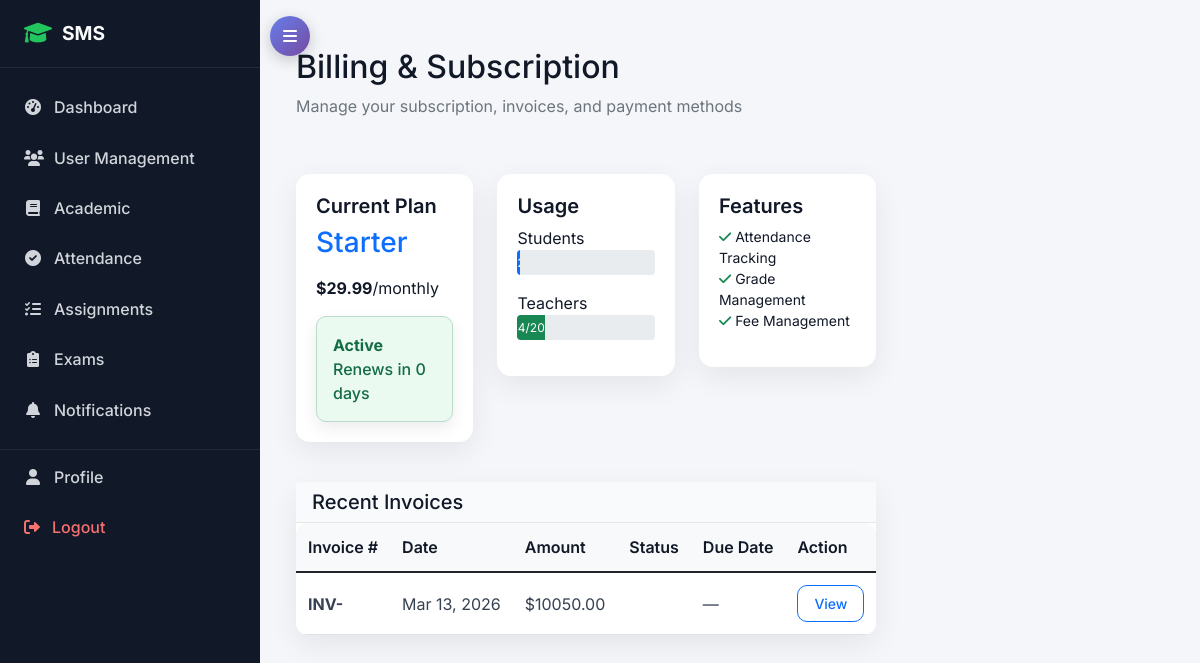
/billing/dashboard/ (signed in), run on the app's committed database.
### saas/models.py (models this page shows, shortened)
class Subscription(models.Model):
    STATUS_CHOICES = (
        ('trial', 'Trial'),
        ('active', 'Active'),
        ('past_due', 'Past Due'),
        ('suspended', 'Suspended'),
        ('canceled', 'Canceled'),
    )
    organization = models.ForeignKey(Organization, on_delete=models.CASCADE, related_name='subscriptions')
    plan = models.ForeignKey(SubscriptionPlan, on_delete=models.PROTECT, related_name='subscriptions')
    status = models.CharField(max_length=20, choices=STATUS_CHOICES, default='trial')
    starts_at = models.DateTimeField(default=timezone.now)
    current_period_end = models.DateTimeField(blank=True, null=True)
    trial_ends_at = models.DateTimeField(blank=True, null=True)
    cancel_at_period_end = models.BooleanField(default=False)
    external_customer_id = models.CharField(max_length=120, blank=True)
    external_subscription_id = models.CharField(max_length=120, blank=True)
    created_at = models.DateTimeField(auto_now_add=True)
    updated_at = models.DateTimeField(auto_now=True)
    class Meta:
        ordering = ['-created_at']
    def days_remaining_in_period(self):
        if not self.current_period_end:
            return 0
        delta = self.current_period_end - timezone.now()
        return max(0, delta.days)

class SubscriptionPlan(models.Model):
    BILLING_CYCLE_CHOICES = (
        ('monthly', 'Monthly'),
        ('yearly', 'Yearly'),
    )
    code = models.SlugField(unique=True)
    name = models.CharField(max_length=120)
    description = models.TextField(blank=True)
    billing_cycle = models.CharField(max_length=20, choices=BILLING_CYCLE_CHOICES, default='monthly')
    price = models.DecimalField(max_digits=10, decimal_places=2, default=Decimal('0.00'))
    trial_days = models.PositiveIntegerField(default=14)
    max_students = models.PositiveIntegerField(blank=True, null=True)
    max_teachers = models.PositiveIntegerField(blank=True, null=True)
    max_admins = models.PositiveIntegerField(blank=True, null=True)
    feature_flags = models.JSONField(default=dict, blank=True)
    is_active = models.BooleanField(default=True)
    created_at = models.DateTimeField(auto_now_add=True)
    updated_at = models.DateTimeField(auto_now=True)
    class Meta:
        ordering = ['price', 'name']

class Invoice(models.Model):
    STATUS_CHOICES = (
        ('draft', 'Draft'),
        ('pending', 'Pending'),
        ('paid', 'Paid'),
        ('failed', 'Failed'),
        ('cancelled', 'Cancelled'),
    )
    organization = models.ForeignKey(Organization, on_delete=models.CASCADE, related_name='invoices')
    subscription = models.ForeignKey(Subscription, on_delete=models.SET_NULL, related_name='invoices', null=True, blank=True)
    invoice_number = models.CharField(max_length=50, unique=True)
    status = models.CharField(max_length=20, choices=STATUS_CHOICES, default='draft')
    amount = models.DecimalField(max_digits=10, decimal_places=2)
    tax = models.DecimalField(max_digits=10, decimal_places=2, default=Decimal('0.00'))
    total_amount = models.DecimalField(max_digits=10, decimal_places=2)
    issued_at = models.DateTimeField(default=timezone.now)
    due_date = models.DateField(blank=True, null=True)
    paid_at = models.DateTimeField(blank=True, null=True)
    billing_period_start = models.DateField(blank=True, null=True)
    billing_period_end = models.DateField(blank=True, null=True)
    description = models.TextField(blank=True)
    external_invoice_id = models.CharField(max_length=120, blank=True)
    created_at = models.DateTimeField(auto_now_add=True)
    updated_at = models.DateTimeField(auto_now=True)
    class Meta:
        ordering = ['-issued_at']
        unique_together = ('organization', 'invoice_number')

### saas/signup_views.py (the view)
# urls.py: path('dashboard/', views.dashboard, name='dashboard'),
@require_http_methods(['GET'])
def dashboard(request):
    if not request.user.is_authenticated:
        return redirect('accounts:login')
    org = request.user.organization
    if not org:
        return redirect('saas:signup_step1_organization')
    sub = org.current_subscription
    recent_invoices = org.invoices.all()[:5] if sub else []
    context = {
        'organization': org,
        'subscription': sub,
        'recent_invoices': recent_invoices,
        'user_count': org.user_count,
        'student_count': org.student_count,
        'teacher_count': org.teacher_count,
    }
    return render(request, 'saas/dashboard.html', context)

### accounts/auth_backend.py (called while the page is built)
    def get_user(self, user_id):
        try:
            db_alias = get_tenant_db()
            if db_alias and db_alias != 'default':
                return User.objects.using(db_alias).get(pk=user_id)
            return User.objects.get(pk=user_id)
        except User.DoesNotExist:
            return None

### saas/context_processors.py (called while the page is built)
def tenant_context(request):
    return {
        'current_organization': getattr(request, 'organization', None),
        'current_subscription': getattr(request, 'subscription', None),
    }

### saas/db_router.py (called while the page is built)
def set_tenant_db(organization_id=None):
    if organization_id:
        if isinstance(organization_id, str) and organization_id.startswith('tenant_'):
            _thread_locals.tenant_db = organization_id
        else:
            _thread_locals.tenant_db = f'tenant_{organization_id}'
    else:
        _thread_locals.tenant_db = 'default'

def get_tenant_db():
    return getattr(_thread_locals, 'tenant_db', 'default')

def clear_tenant_db():
    if hasattr(_thread_locals, 'tenant_db'):
        delattr(_thread_locals, 'tenant_db')

### saas/models.py (called while the page is built)
    @property
    def current_subscription(self):
        return self.subscriptions.order_by('-created_at').first()

    @property
    def user_count(self):
        from django.contrib.auth import get_user_model
        User = get_user_model()
        return User.objects.filter(organization=self).count()

    @property
    def student_count(self):
        from accounts.models import StudentProfile
        return StudentProfile.objects.filter(user__organization=self).count()

    @property
    def teacher_count(self):
        from accounts.models import TeacherProfile
        return TeacherProfile.objects.filter(user__organization=self).count()

### saas/utils.py (called while the page is built)
def get_host_without_port(request):
    host = request.get_host().split(':', 1)[0].strip().lower()
    return host

def get_active_subscription(organization):
    if not organization:
        return None
    return organization.subscriptions.select_related('plan').order_by('-created_at').first()

### templates/saas/dashboard.html (shortened to what this page needs)
{% extends 'base.html' %}
{% block content %}
<div class="container-fluid mt-4">
    <div class="row mb-4">
        <div class="col-12">
            <h2>Billing & Subscription</h2>
            <p class="text-muted">Manage your subscription, invoices, and payment methods</p>
        </div>
    </div>
    {% if subscription %}
    <div class="row mb-4">
        <div class="col-md-4">
            <div class="card">
                <div class="card-body">
                    <h5 class="card-title">Current Plan</h5>
                    <h3 class="text-primary mb-3">{{ subscription.plan.name }}</h3>
                    <p class="mb-1"><strong>${{ subscription.plan.price }}</strong>/{{ subscription.plan.billing_cycle }}</p>
                    {% if subscription.status == 'trial' %}
                        <div class="alert alert-info mt-3 mb-0">
                            <strong>Trial Period</strong><br>
                            {{ subscription.days_remaining_in_trial }} days remaining
                        </div>
                    {% elif subscription.status == 'active' %}
                        <div class="alert alert-success mt-3 mb-0">
                            <strong>Active</strong><br>
                            Renews in {{ subscription.days_remaining_in_period }} days
                        </div>
                    {% else %}
                        <div class="alert alert-warning mt-3 mb-0">
                            <strong>{{ subscription.get_status_display }}</strong>
                        </div>
                    {% endif %}
                </div>
            </div>
        </div>
        <div class="col-md-4">
            <div class="card">
                <div class="card-body">
                    <h5 class="card-title">Usage</h5>
                    <div class="mb-3">
                        <label>Students</label>
                        <div class="progress" style="height: 25px;">
                            <div class="progress-bar" role="progressbar"
                                 style="width: {{ student_count|default:'0' }}%;
                                         {% if subscription.plan.max_students %}
                                            max-width: {{ student_count|default:'0'|add:':' }}{{ subscription.plan.max_students }}%;
                                         {% endif %}"
                                 aria-valuenow="{{ student_count|default:'0' }}" aria-valuemin="0"
                                 {% if subscription.plan.max_students %}
                                    aria-valuemax="{{ subscription.plan.max_students }}"
                                 {% endif %}>
                            </div>
                        </div>
                    </div>
                    <div class="mb-3">
                        <label>Teachers</label>
                        <div class="progress" style="height: 25px;">
                            <div class="progress-bar bg-success" role="progressbar"
                                 style="width: {% if subscription.plan.max_teachers %}{{ teacher_count|default:'0'|add:':' }}{{ subscription.plan.max_teachers }}%{% else %}100%{% endif %}"
                                 aria-valuenow="{{ teacher_count|default:'0' }}" aria-valuemin="0"
                                 {% if subscription.plan.max_teachers %}
                                    aria-valuemax="{{ subscription.plan.max_teachers }}"
                                 {% endif %}>
                                {{ teacher_count|default:'0' }}{% if subscription.plan.max_teachers %}/{{ subscription.plan.max_teachers }}{% else %} of unlimited{% endif %}
                            </div>
                        </div>
                    </div>
                </div>
            </div>
        </div>
        <div class="col-md-4">
            <div class="card">
                <div class="card-body">
                    <h5 class="card-title">Features</h5>
                    <ul class="list-unstyled small">
                        {% if subscription.plan.feature_flags.attendance_tracking %}
                            <li><i class="fas fa-check text-success"></i> Attendance Tracking</li>
                        {% endif %}
                        {% if subscription.plan.feature_flags.grade_management %}
                            <li><i class="fas fa-check text-success"></i> Grade Management</li>
                        {% endif %}
                        {% if subscription.plan.feature_flags.fee_management %}
                            <li><i class="fas fa-check text-success"></i> Fee Management</li>
                        {% endif %}
                    </ul>
                </div>
            </div>
        </div>
    </div>
    {% else %}
    <div class="alert alert-warning">
        You don't have an active subscription.
        <a href="{% url 'saas:signup_step3_plan' %}">Choose a plan</a>
    </div>
    {% endif %}
    <div class="row mb-4">
        <div class="col-12">
            <div class="card">
                <div class="card-header">
                    <h5 class="mb-0">Recent Invoices</h5>
                </div>
                <div class="table-responsive">
                    <table class="table table-hover mb-0">
                        <thead class="table-light">
                            <tr>
                                <th>Invoice #</th>
                                <th>Date</th>
                                <th>Amount</th>
                                <th>Status</th>
                                <th>Due Date</th>
                                <th>Action</th>
                            </tr>
                        </thead>
                        <tbody>
                            {% for invoice in recent_invoices %}
                            <tr>
                                <td><strong>INV-{{ invoice.invoice_number }}</strong></td>
                                <td>{{ invoice.issued_at|date:'M d, Y' }}</td>
                                <td>${{ invoice.total_amount }}</td>
                                <td>
                                    {% if invoice.status == 'paid' %}
                                        <span class="badge badge-success">Paid</span>
                                    {% elif invoice.status == 'pending' %}
                                        <span class="badge badge-warning">Pending</span>
                                    {% elif invoice.status == 'failed' %}
                                        <span class="badge badge-danger">Failed</span>
                                    {% else %}
                                        <span class="badge badge-secondary">{{ invoice.get_status_display }}</span>
                                    {% endif %}
                                </td>
                                <td>
                                    {% if invoice.due_date %}
                                        {{ invoice.due_date|date:'M d, Y' }}
                                        {% if invoice.is_overdue %}
                                            <i class="fas fa-exclamation-triangle text-danger"></i>
                                        {% endif %}
                                    {% else %}
                                        —
                                    {% endif %}
                                </td>
                                <td>
                                    <a href="{% url 'saas:invoice_detail' invoice.id %}"
                                       class="btn btn-sm btn-outline-primary">
                                        View
                                    </a>
                                </td>
                            </tr>
                            {% empty %}
                            <tr>
                                <td colspan="6" class="text-center text-muted py-4">
                                    No invoices yet
                                </td>
                            </tr>
                            {% endfor %}
                        </tbody>
                    </table>
                </div>
            </div>
        </div>
    </div>
</div>
{% endblock %}

### data on the page
Subscription: plan.name "Starter", plan.price "29.99", plan.billing_cycle "monthly", days_remaining_in_period "0", plan.max_teachers "20"
Invoice: issued_at "Mar 13, 2026", total_amount "10050.00"

### other printed values
{{ teacher_count|default:'0' }} "4"
